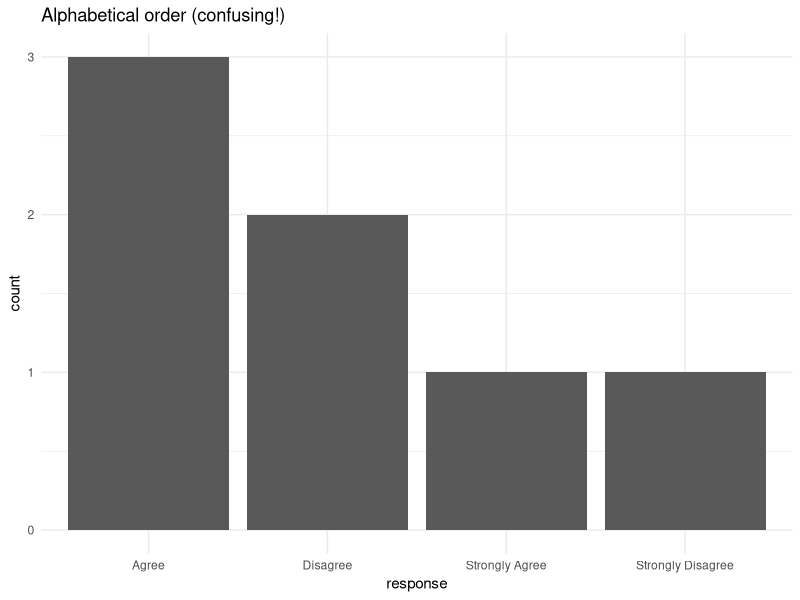
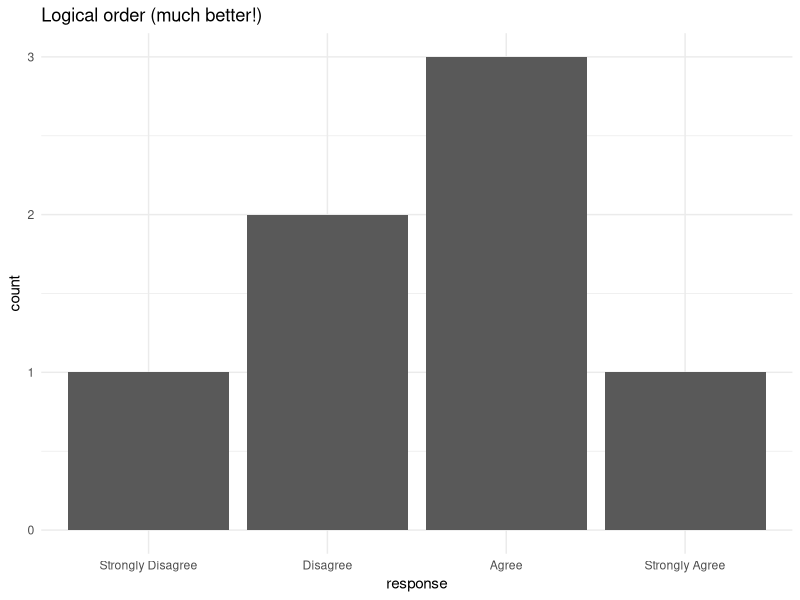
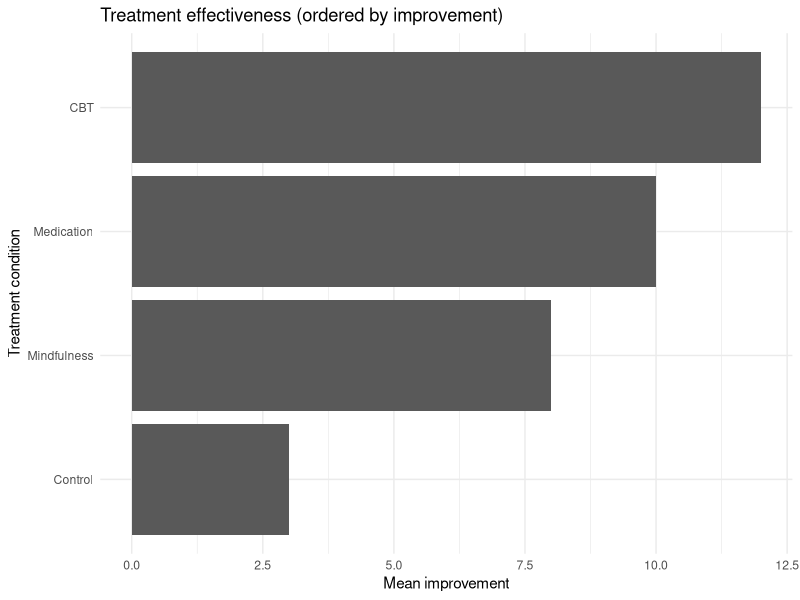
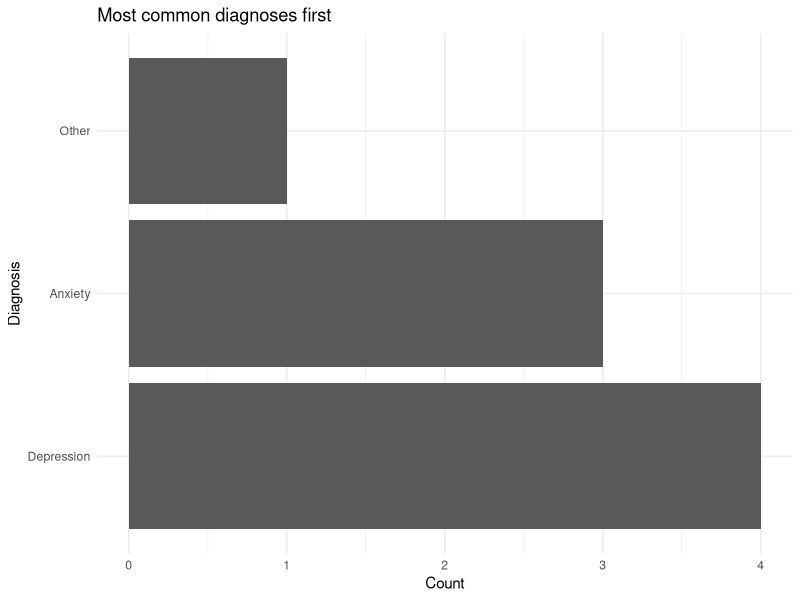

Source code (R) for these figures, in order:
## ---- chunk 1
#| include: false
library(tidyverse)
## ---- chunk 2
#| echo: false
tibble(
  id = 1:7,
  gender = c("Male", "male", "M", "MALE", "Female", "female ", "F")
) |>
  knitr::kable()
## ---- chunk 3
participant_name <- "Jane Doe"
diagnosis <- "Major Depressive Disorder"
feedback <- "The task was confusing"
## ---- chunk 4
first <- "Jane"
last <- "Doe"

# Combine strings
str_c(first, last)           # No space
str_c(first, last, sep = " ")  # With space
## ---- chunk 5
# Combine with other text
str_c("Participant: ", first, " ", last)

# Glue is even easier (from the glue package)
library(glue)
glue("Participant: {first} {last}")
## ---- chunk 6
responses <- c("Yes", "No", "Maybe", "I don't know")

str_length(responses)
## ---- chunk 7
# Flag very short responses
tibble(responses) |>
  mutate(too_short = str_length(responses) < 3)
## ---- chunk 8
messy_data <- c("MALE", "Female", "male", "FEMALE", "Male")

str_to_lower(messy_data)
str_to_upper(messy_data)
str_to_title(messy_data)
## ---- chunk 9
messy_responses <- c("  Yes", "No  ", "  Maybe  ")

str_trim(messy_responses)         # Remove leading/trailing
str_squish(messy_responses)       # Also reduce internal spaces
## ---- chunk 10
survey <- tibble(
  gender = c("  Female", "MALE  ", "female", "Male", "  non-binary")
)

survey |>
  mutate(
    gender_clean = str_to_lower(str_trim(gender))
  )
## ---- chunk 11
feedback <- c(
  "The task was clear",
  "I found it confusing",
  "Very clear instructions",
  "Somewhat confusing"
)

str_detect(feedback, "clear")
## ---- chunk 12
tibble(feedback) |>
  filter(str_detect(feedback, "clear"))
## ---- chunk 13
str_detect("Clear instructions", "clear")  # FALSE
## ---- chunk 14
str_detect("Clear instructions", regex("clear", ignore_case = TRUE))
## ---- chunk 15
responses <- c("Strongly Disagree", "Disagree", "Strongly Agree", "Agree")

# Replace first match
str_replace(responses, "Strongly ", "Very ")

# Replace all matches
str_replace_all(responses, "Strongly ", "Very ")
## ---- chunk 16
diagnosis <- c("MDD", "GAD", "MDD", "OCD", "GAD")

# Replace multiple patterns at once
str_replace_all(diagnosis, c(
  "MDD" = "Major Depressive Disorder",
  "GAD" = "Generalized Anxiety Disorder",
  "OCD" = "Obsessive-Compulsive Disorder"
))
## ---- chunk 17
participant_ids <- c("PSY001", "PSY002", "PSY010", "PSY123")

# Extract substring by position
str_sub(participant_ids, start = 4)  # Get everything after position 3
## ---- chunk 18
# Extract numbers
str_extract(participant_ids, "\\d+")  # \d+ means "one or more digits"
## ---- chunk 19
messy_survey <- tibble(
  id = 1:5,
  gender = c("  FEMALE", "male  ", "Female", "MALE", "non-binary  "),
  comment = c(
    "Great study!",
    "too long",
    "  Very interesting  ",
    "CONFUSING INSTRUCTIONS",
    "I enjoyed this"
  )
)
## ---- chunk 20
# A character vector
gender_char <- c("Male", "Female", "Female", "Male")

# A factor
gender_fct <- factor(gender_char)
gender_fct
## ---- chunk 21
condition <- c("Control", "Treatment", "Treatment", "Control")

# Let R choose levels (alphabetical)
factor(condition)
## ---- chunk 22
# Specify levels explicitly
factor(condition, levels = c("Control", "Treatment"))
## ---- chunk 23
likert <- c("Agree", "Disagree", "Strongly Agree", "Agree", "Strongly Disagree")

# Alphabetical order (default)
factor(likert)
## ---- chunk 24
# Logical order
factor(likert, levels = c(
  "Strongly Disagree", "Disagree", "Agree", "Strongly Agree"
))
## ---- chunk 25
#| output-location: slide
survey_data <- tibble(
  response = c("Agree", "Disagree", "Strongly Agree", "Agree",
               "Strongly Disagree", "Agree", "Disagree")
)

# Without factor ordering
ggplot(survey_data, aes(x = response)) +
  geom_bar() +
  labs(title = "Alphabetical order (confusing!)") +
  theme_minimal()
## ---- chunk 26
#| output-location: slide
survey_data <- survey_data |>
  mutate(
    response = factor(response, levels = c(
      "Strongly Disagree", "Disagree", "Agree", "Strongly Agree"
    ))
  )

ggplot(survey_data, aes(x = response)) +
  geom_bar() +
  labs(title = "Logical order (much better!)") +
  theme_minimal()
## ---- chunk 27
education <- factor(c("High School", "Bachelor's", "Master's", "High School"))
education
## ---- chunk 28
# Put in logical order
fct_relevel(education, "High School", "Bachelor's", "Master's")
## ---- chunk 29
therapy <- tibble(
  condition = c("CBT", "Control", "Mindfulness", "Medication"),
  mean_improvement = c(12, 3, 8, 10)
)

therapy |>
  mutate(condition = fct_reorder(condition, mean_improvement))
## ---- chunk 30
#| output-location: slide
therapy |>
  mutate(condition = fct_reorder(condition, mean_improvement)) |>
  ggplot(aes(x = mean_improvement, y = condition)) +
  geom_col() +
  labs(
    title = "Treatment effectiveness (ordered by improvement)",
    x = "Mean improvement",
    y = "Treatment condition"
  ) +
  theme_minimal()
## ---- chunk 31
diagnosis <- c("Depression", "Anxiety", "Depression", "Other",
               "Depression", "Anxiety", "Anxiety", "Depression")

# Order from most to least common
fct_infreq(factor(diagnosis))
## ---- chunk 32
#| output-location: slide
tibble(diagnosis = factor(diagnosis)) |>
  mutate(diagnosis = fct_infreq(diagnosis)) |>
  ggplot(aes(y = diagnosis)) +  # Note: y instead of x to read easily
  geom_bar() +
  labs(
    title = "Most common diagnoses first",
    x = "Count",
    y = "Diagnosis"
  ) +
  theme_minimal()
## ---- chunk 33
gender <- factor(c("M", "F", "F", "M", "NB"))

fct_recode(gender,
  "Male" = "M",
  "Female" = "F",
  "Non-binary" = "NB"
)
## ---- chunk 34
diagnosis <- factor(c("MDD", "GAD", "OCD", "PTSD", "Panic Disorder",
                      "MDD", "GAD", "Social Anxiety"))

fct_collapse(diagnosis,
  Depression = "MDD",
  Anxiety = c("GAD", "OCD", "PTSD", "Panic Disorder", "Social Anxiety")
)
## ---- chunk 35
demo_data <- tibble(
  age_group = c("18-25", "26-35", "18-25", "36-45", "26-35", "46+"),
  education = c("HS", "BA", "BA", "MA", "HS", "PhD")
)

demo_data |>
  mutate(
    # Order age groups logically
    age_group = factor(age_group, levels = c("18-25", "26-35", "36-45", "46+")),

    # Expand education codes
    education = fct_recode(factor(education),
      "High School" = "HS",
      "Bachelor's" = "BA",
      "Master's" = "MA",
      "Doctorate" = "PhD"
    )
  )
## ---- chunk 36
all_diagnoses <- factor(c("Depression", "Anxiety", "Other"))
just_depression <- all_diagnoses[all_diagnoses == "Depression"]
just_depression
## ---- chunk 37
fct_drop(just_depression)
## ---- chunk 38
age_factor <- factor(c(25, 30, 25, 40))
mean(age_factor)  # Error! It's not numeric anymore
## ---- chunk 39
as.numeric(as.character(age_factor))  # Correct way
## ---- chunk 40
colors <- factor(c("red", "blue"))

# Can't just add new values
colors[3] <- "green"  # This creates NA!
colors
## ---- chunk 41
likert_data <- tibble(
  question = rep(c("Q1", "Q2", "Q3"), each = 10),
  response = sample(c("strongly agree", "Agree", "NEUTRAL",
                      "disagree", "Strongly Disagree"), 30, replace = TRUE)
)
